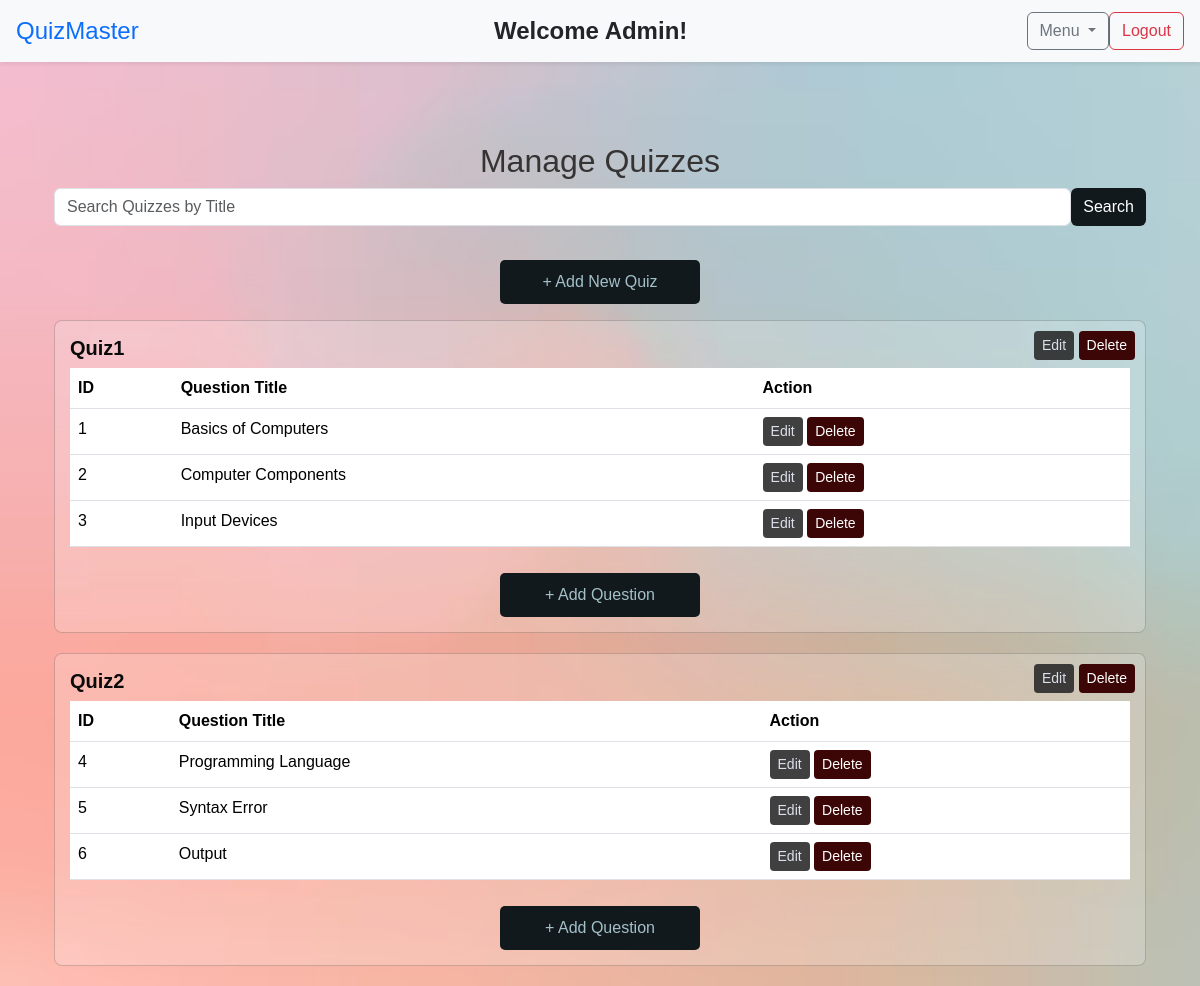
/search-quiz (signed in), run on an earlier commit of the app's database.
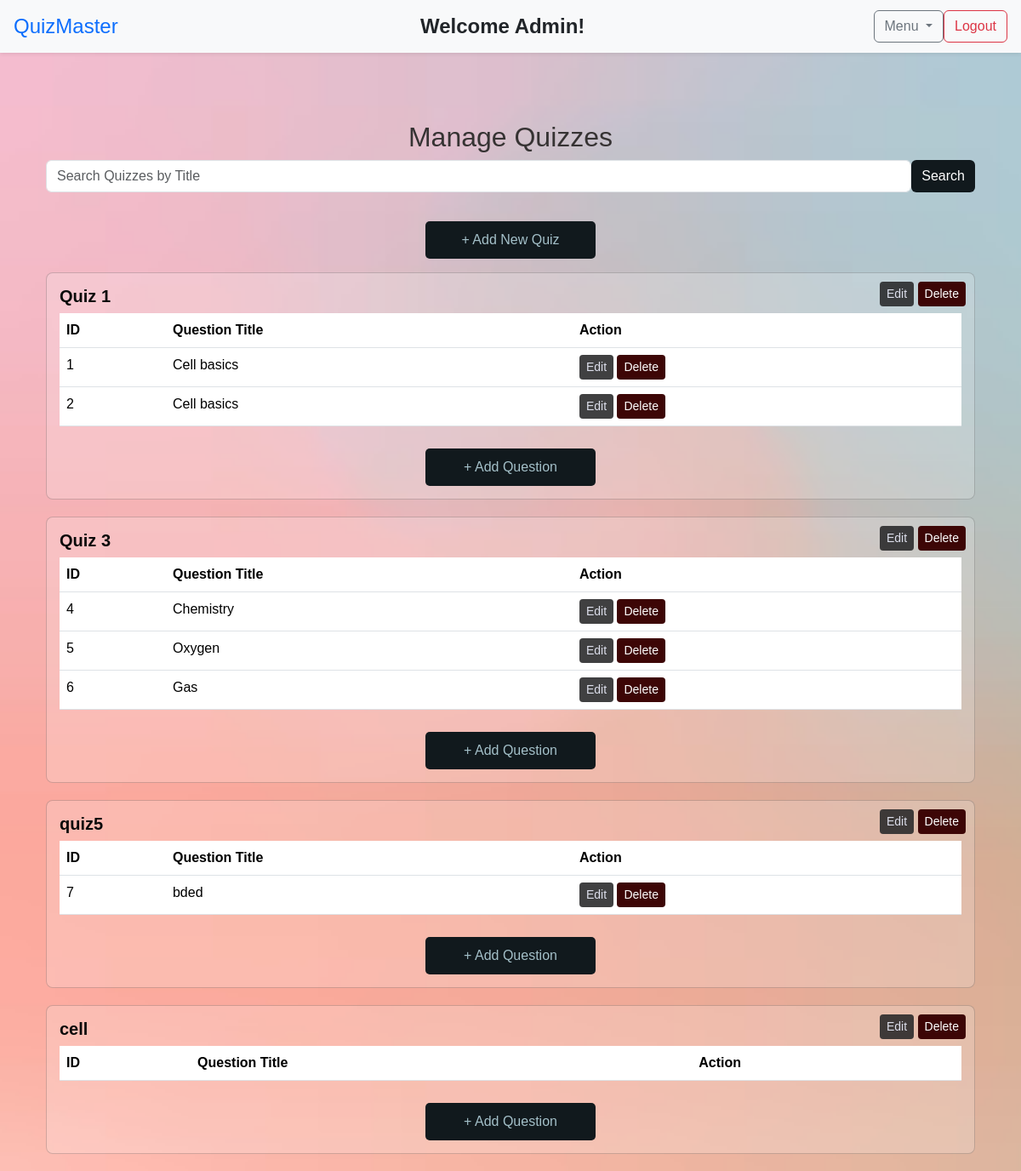
And on a later commit of the database.
### models/quiz.py (models this page shows)
class Quiz(db.Model):
    id = db.Column(db.Integer, primary_key=True)
    quiz_title = db.Column(db.String(100), nullable=False)
    chapter_id = db.Column(db.Integer, db.ForeignKey('chapter.id'), nullable=False)
    date_of_quiz = db.Column(db.Date, nullable=False)
    time_of_quiz = db.Column(db.Time, nullable=False)
    remarks = db.Column(db.String(1000), nullable=False)
    duration = db.Column(db.Integer, nullable=False)
    chapter = db.relationship('Chapter', back_populates='quizzes')
    questions = db.relationship('Question', back_populates='quiz', cascade="all, delete-orphan")
    scores = db.relationship('Score', back_populates='quiz', cascade="all, delete-orphan")

### models/question.py (models this page shows)
class Question(db.Model):
    id = db.Column(db.Integer, primary_key=True)
    quiz_id = db.Column(db.Integer, db.ForeignKey('quiz.id'), nullable=False)
    question_title = db.Column(db.String(100), nullable=False)
    question_statement = db.Column(db.String(300), nullable=False)
    option1 = db.Column(db.String(400), nullable=True)
    option2 = db.Column(db.String(400), nullable=True)
    option3 = db.Column(db.String(400), nullable=True)
    option4 = db.Column(db.String(400), nullable=True)
    correct_answer = db.Column(db.String(400), nullable=False)
    quiz = db.relationship('Quiz', back_populates='questions')

### controllers/admin.py (the view)
@admin_bp.route('/search-quiz', methods=['GET'])
@login_required
@admin_required
def search_quiz():
    query = request.args.get('quiz_title')
    if query:
        quizzes = Quiz.query.filter(Quiz.quiz_title.ilike(f'%{query}%')).all()
    else:
        quizzes = Quiz.query.all()
    return render_template('admin/quiz_manage.html', quizzes=quizzes)

### app.py (called while the page is built)
def create_app():
    app = Flask(__name__)
    app.config['SECRET_KEY'] = 'app123'
    app.config['SQLALCHEMY_DATABASE_URI'] = 'sqlite:///mentiquiz.db'
    app.config['SQLALCHEMY_TRACK_MODIFICATIONS'] = False
    app.config['CHART_FOLDER'] = os.path.join(app.root_path, 'static', 'charts')
    os.makedirs(app.config['CHART_FOLDER'], exist_ok=True)
    db.init_app(app)
    login_manager = LoginManager()
    login_manager.init_app(app)
    login_manager.login_view = "auth.login"
    @login_manager.user_loader
    def load_user(user_id):
        return db.session.get(User,int(user_id))
    app.register_blueprint(auth_bp)
    app.register_blueprint(admin_bp)
    app.register_blueprint(user_bp)
    with app.app_context():
        db.create_all()
        create_admin()
    return app

### controllers/admin.py (called while the page is built)
def admin_required(f):
    @wraps(f)
    def decorated_function(*args, **kwargs):
        if not current_user.is_authenticated or current_user.role != 'admin':
            flash("Access Denied! Admins Only.", "danger")
            return redirect(url_for('auth.login'))
        return f(*args, **kwargs)
    return decorated_function

### templates/admin/quiz_manage.html (shortened to what this page needs)
{% extends "base_admin.html" %}
{% block navbar_admin %}
{% include "navbar_admin.html" %}
{% endblock %}
{% block content %}
    <div class="container">
        <h2 class="mt-4 text-center">Manage Quizzes</h2>
        <form action="{{ url_for('admin.search_quiz') }}" method="GET" class="form-inline d-flex justify-content-center mb-4">
            <input type="text" name="quiz_title" class="form-control mr-2" placeholder="Search Quizzes by Title" aria-label="Search">
            <button type="search" class="btn btn-primary">Search </button>
        </form>
        <div class="text-center mb-3">
            <button class="add-btn" data-bs-toggle="modal" data-bs-target="#addQuizModal">+ Add New Quiz</button>
        </div>
        {% for quiz in quizzes %}
        <div class="card">
            <div class="edit-delete-btns">
                <button type="button" class="btn btn-edit btn-sm" data-bs-toggle="modal" data-bs-target="#editQuizModal{{ quiz.id }}">Edit</button>
                <a href="{{ url_for('admin.delete_quiz', quiz_id=quiz.id) }}" class="btn btn-delete btn-sm">Delete</a>
            </div>
            <h5><strong>{{ quiz.quiz_title }}</strong></h5>
            <table class="table text-white">
                <thead>
                    <tr>
                        <th>ID</th>
                        <th>Question Title</th>
                        <th>Action</th>
                    </tr>
                </thead>
                <tbody>
                    {% for question in quiz.questions %}
                    <tr>
                        <td>{{ question.id }}</td>
                        <td>{{ question.question_title }}</td>
                        <td>
                            <button class="btn btn-edit btn-sm" data-bs-toggle="modal" data-bs-target="#editQuestionModal{{ question.id }}">Edit</button>
                            <a href="{{ url_for('admin.delete_question', question_id=question.id) }}" class="btn btn-delete btn-sm">Delete</a>
                        </td>
                    </tr>
                    {% endfor %}
                </tbody>
            </table>
            <div class="d-flex justify-content-center">
                <button class="add-btn" data-bs-toggle="modal" data-bs-target="#addQuestionModal{{ quiz.id }}">+ Add Question</button>
            </div>
        </div>
        {% endfor %}
    </div>
    </div>
{% endblock %}

### templates/base_admin.html (shortened to what this page needs)
<!DOCTYPE html>
<html lang="en">
<head>
    <link rel="stylesheet" href="https://cdn.jsdelivr.net/npm/bootstrap@5.3.3/dist/css/bootstrap.min.css">
    <link rel="stylesheet" href="{{ url_for('static', filename='css/style.css') }}">
</head>
<body>
    {% block navbar_admin %}{% endblock %}
    <div class="container mt-5">
        {% block content %}{% endblock %}
</body>
</html>

### templates/navbar_admin.html (shortened to what this page needs)
<nav class="navbar navbar-expand-lg navbar-light bg-light shadow-sm px-3">
    <a class="navbar-brand text-primary font-weight-bold fs-4" href="{{ url_for('admin.admin_dashboard') }}">QuizMaster</a>
    <div class="mx-auto">
        <span class="navbar-text text-dark fw-bold fs-4">
            Welcome Admin!
        </span>
    </div>
    <div class="dropdown ml-auto">
        <button class="btn btn-outline-secondary dropdown-toggle" type="button" data-bs-toggle="dropdown" aria-haspopup="true" aria-expanded="false">
            Menu
        </button>
    </div>
    <a href="{{ url_for('auth.logout') }}" class="btn btn-outline-danger ml-2">Logout</a>
</nav>

### static/css/style.css (style rules this page uses)
body { background-image: url("/static/images/background.avif"); background-size: cover; background-repeat: no-repeat; color: rgb(54, 51, 51); margin: 0; padding: 0; font-family: Arial, sans-serif; overflow-x: hidden; background-attachment: fixed; width: 100vw; }
.container { margin-top: 80px; width: 100%; }
.card { background: rgba(255, 255, 255, 0.2); color: rgb(10, 10, 10); margin-bottom: 20px; border-radius: 8px; padding: 15px; }
.table { background: transparent; }
.add-btn { background: #11191d; padding: 10px; border: none; cursor: pointer; color: rgb(164, 192, 201); width: 200px; margin-top: 10px; border-radius: 5px; }
.btn-primary { background: #11191d; border: none; }
th, td { color: white; }
.edit-delete-btns { position: absolute; top: 10px; right: 10px; }
.btn-edit { background: rgba(40, 40, 41, 0.885); color: rgb(221, 223, 236); border: none; }
.btn-delete { background: rgb(61, 6, 6); color: white; border: none; }

What changed in the data, as far as the page shows it:
removed Question: id "3", question_title "Input Devices", shown under Quiz "Quiz1"
removed Quiz: quiz_title "Quiz2", Question (id "4", question_title "Programming Language"), Question (id "5", question_title "Syntax Error"), Question (id "6", question_title "Output")
changed Quiz: quiz_title "Quiz1" → "Quiz 1"
changed Question id 1: question_title "Basics of Computers" → "Cell basics"
changed Question id 2: question_title "Computer Components" → "Cell basics"
added Quiz: quiz_title "Quiz 3", Question (id "4", question_title "Chemistry"), Question (id "5", question_title "Oxygen"), Question (id "6", question_title "Gas")
added Quiz: quiz_title "quiz5"
added Question: id "7", question_title "bded", shown under "quiz5"
added Quiz: quiz_title "cell"
